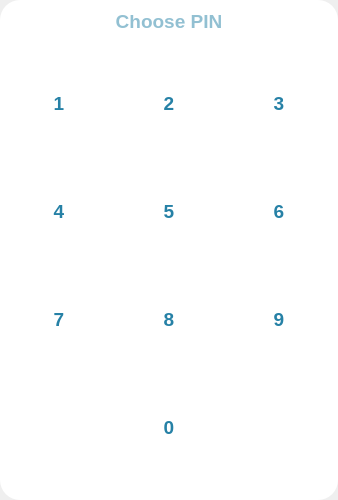
<?xml version="1.0" encoding="UTF-8"?>
<ui version="4.0">
 <class>Form</class>
 <widget class="QWidget" name="Form">
  <property name="geometry">
   <rect>
    <x>0</x>
    <y>0</y>
    <width>338</width>
    <height>500</height>
   </rect>
  </property>
  <property name="maximumSize">
   <size>
    <width>340</width>
    <height>500</height>
   </size>
  </property>
  <property name="windowTitle">
   <string>Form</string>
  </property>
  <property name="styleSheet">
   <string notr="true">#frame {
	background-color: white;
	border-radius: 20px;
}

#pin_field {
	color: #2681a6;
	font-size: 14pt;
	font-weight: 600;
	border: none;
}

#gridFrame .QPushButton {
	width: 70px;
	height: 70px;
	border: none;
	border-radius: 30px;
	color: #2681a6;
	font-size: 14pt;
	font-weight: 600;
}

#clear_btn:hover, #submit_btn:hover {
	background-color: none;
}

#gridFrame .QPushButton:hover {
	color: white;
	background-color: #a3c7d6;
}
</string>
  </property>
  <layout class="QVBoxLayout" name="verticalLayout">
   <property name="spacing">
    <number>0</number>
   </property>
   <property name="leftMargin">
    <number>0</number>
   </property>
   <property name="topMargin">
    <number>0</number>
   </property>
   <property name="rightMargin">
    <number>0</number>
   </property>
   <property name="bottomMargin">
    <number>0</number>
   </property>
   <item>
    <widget class="ShadowFrame" name="frame">
     <property name="frameShape">
      <enum>QFrame::StyledPanel</enum>
     </property>
     <property name="frameShadow">
      <enum>QFrame::Raised</enum>
     </property>
     <layout class="QVBoxLayout" name="verticalLayout_2">
      <item>
       <widget class="QLineEdit" name="pin_field">
        <property name="font">
         <font>
          <pointsize>14</pointsize>
          <weight>75</weight>
          <bold>true</bold>
         </font>
        </property>
        <property name="maxLength">
         <number>8</number>
        </property>
        <property name="alignment">
         <set>Qt::AlignCenter</set>
        </property>
        <property name="readOnly">
         <bool>true</bool>
        </property>
        <property name="placeholderText">
         <string>Choose PIN</string>
        </property>
       </widget>
      </item>
      <item>
       <widget class="QFrame" name="gridFrame">
        <property name="styleSheet">
         <string notr="true"/>
        </property>
        <layout class="QGridLayout" name="gridLayout" rowstretch="0,0,0,0,0">
         <property name="leftMargin">
          <number>0</number>
         </property>
         <property name="topMargin">
          <number>0</number>
         </property>
         <property name="rightMargin">
          <number>0</number>
         </property>
         <property name="bottomMargin">
          <number>0</number>
         </property>
         <property name="spacing">
          <number>10</number>
         </property>
         <item row="2" column="1" alignment="Qt::AlignHCenter">
          <widget class="QPushButton" name="btn5">
           <property name="cursor">
            <cursorShape>PointingHandCursor</cursorShape>
           </property>
           <property name="text">
            <string>5</string>
           </property>
          </widget>
         </item>
         <item row="1" column="1" alignment="Qt::AlignHCenter">
          <widget class="QPushButton" name="btn2">
           <property name="cursor">
            <cursorShape>PointingHandCursor</cursorShape>
           </property>
           <property name="text">
            <string>2</string>
           </property>
          </widget>
         </item>
         <item row="2" column="0" alignment="Qt::AlignHCenter">
          <widget class="QPushButton" name="btn4">
           <property name="cursor">
            <cursorShape>PointingHandCursor</cursorShape>
           </property>
           <property name="text">
            <string>4</string>
           </property>
          </widget>
         </item>
         <item row="2" column="2" alignment="Qt::AlignHCenter">
          <widget class="QPushButton" name="btn6">
           <property name="cursor">
            <cursorShape>PointingHandCursor</cursorShape>
           </property>
           <property name="text">
            <string>6</string>
           </property>
          </widget>
         </item>
         <item row="3" column="2" alignment="Qt::AlignHCenter">
          <widget class="QPushButton" name="btn9">
           <property name="cursor">
            <cursorShape>PointingHandCursor</cursorShape>
           </property>
           <property name="text">
            <string>9</string>
           </property>
          </widget>
         </item>
         <item row="3" column="1" alignment="Qt::AlignHCenter">
          <widget class="QPushButton" name="btn8">
           <property name="cursor">
            <cursorShape>PointingHandCursor</cursorShape>
           </property>
           <property name="text">
            <string>8</string>
           </property>
          </widget>
         </item>
         <item row="1" column="0" alignment="Qt::AlignHCenter">
          <widget class="QPushButton" name="btn1">
           <property name="cursor">
            <cursorShape>PointingHandCursor</cursorShape>
           </property>
           <property name="text">
            <string>1</string>
           </property>
          </widget>
         </item>
         <item row="1" column="2" alignment="Qt::AlignHCenter">
          <widget class="QPushButton" name="btn3">
           <property name="cursor">
            <cursorShape>PointingHandCursor</cursorShape>
           </property>
           <property name="text">
            <string>3</string>
           </property>
          </widget>
         </item>
         <item row="3" column="0" alignment="Qt::AlignHCenter">
          <widget class="QPushButton" name="btn7">
           <property name="cursor">
            <cursorShape>PointingHandCursor</cursorShape>
           </property>
           <property name="text">
            <string>7</string>
           </property>
          </widget>
         </item>
         <item row="4" column="0" alignment="Qt::AlignHCenter">
          <widget class="ClickableButton" name="clear_btn">
           <property name="cursor">
            <cursorShape>PointingHandCursor</cursorShape>
           </property>
           <property name="text">
            <string/>
           </property>
           <property name="icon">
            <iconset>
             <normaloff>../../resources/icons/delete.svg</normaloff>../../resources/icons/delete.svg</iconset>
           </property>
           <property name="iconSize">
            <size>
             <width>40</width>
             <height>40</height>
            </size>
           </property>
          </widget>
         </item>
         <item row="4" column="1" alignment="Qt::AlignHCenter">
          <widget class="QPushButton" name="btn0">
           <property name="cursor">
            <cursorShape>PointingHandCursor</cursorShape>
           </property>
           <property name="text">
            <string>0</string>
           </property>
          </widget>
         </item>
         <item row="4" column="2" alignment="Qt::AlignHCenter">
          <widget class="ClickableButton" name="submit_btn">
           <property name="cursor">
            <cursorShape>PointingHandCursor</cursorShape>
           </property>
           <property name="icon">
            <iconset>
             <normaloff>../../resources/icons/tick-circle.svg</normaloff>../../resources/icons/tick-circle.svg</iconset>
           </property>
           <property name="iconSize">
            <size>
             <width>35</width>
             <height>35</height>
            </size>
           </property>
          </widget>
         </item>
        </layout>
       </widget>
      </item>
     </layout>
    </widget>
   </item>
  </layout>
 </widget>
 <customwidgets>
  <customwidget>
   <class>ShadowFrame</class>
   <extends>QFrame</extends>
   <header>widgets/shadow.h</header>
   <container>1</container>
  </customwidget>
  <customwidget>
   <class>ClickableButton</class>
   <extends>QPushButton</extends>
   <header>widgets/clickables.h</header>
  </customwidget>
 </customwidgets>
 <resources/>
 <connections/>
</ui>
